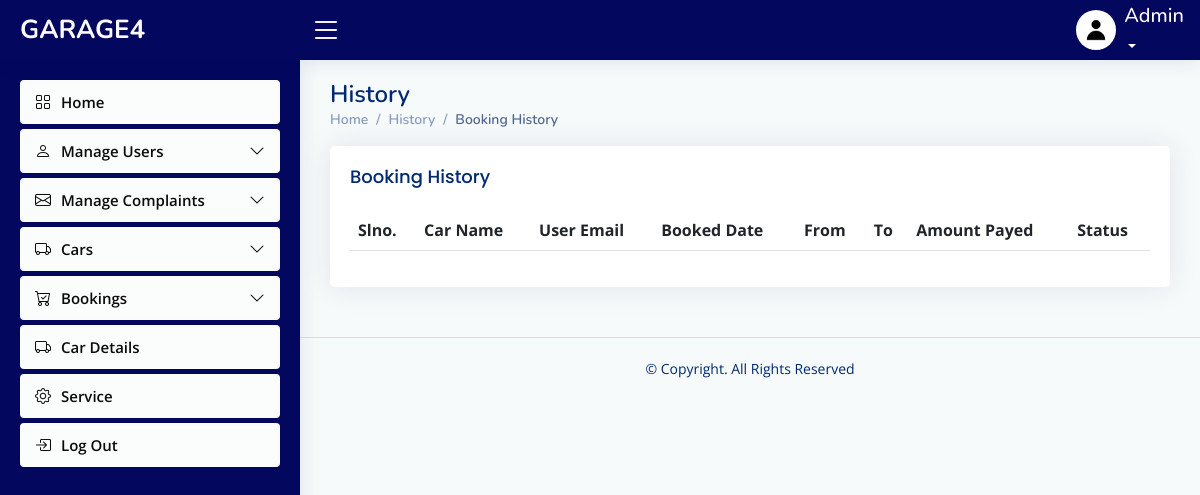
/admin/bookinghistory.php, run on an earlier commit of the app's database.
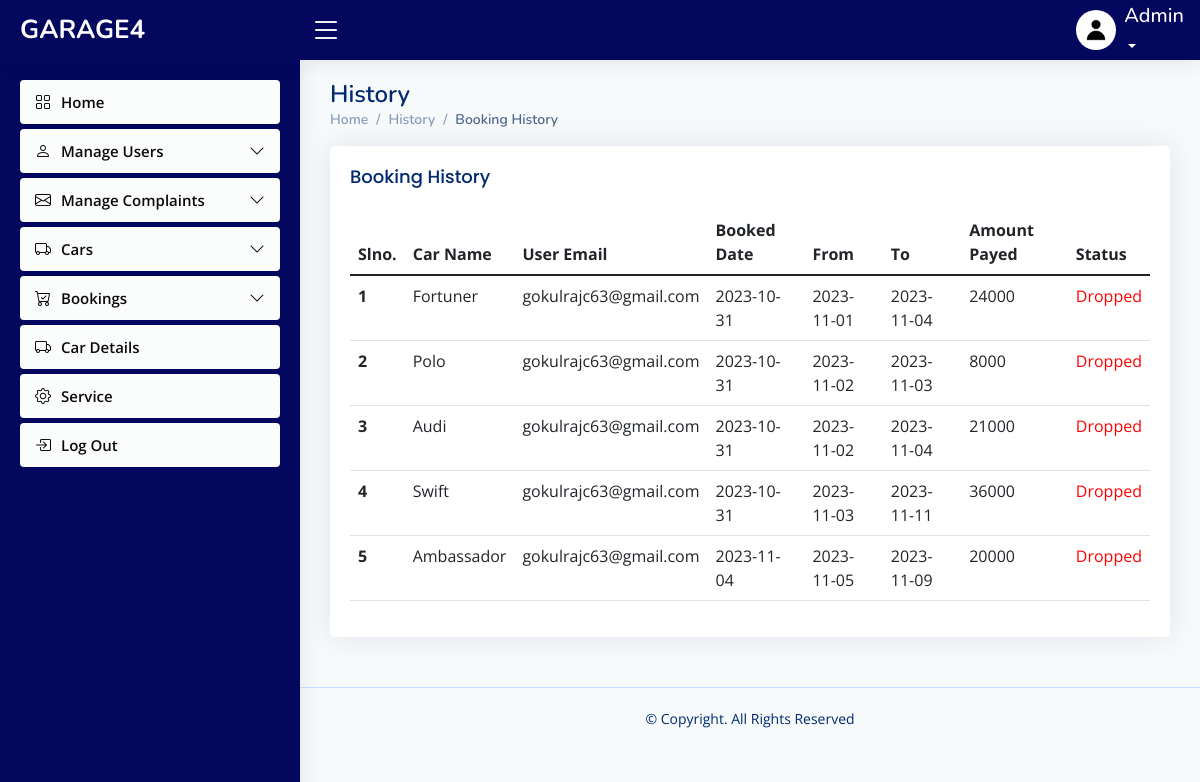
And on a later commit of the database.
### tables this page shows
CREATE TABLE `booking` (
  `booking_id` int(11) NOT NULL,
  `carname` varchar(60) NOT NULL,
  `category` varchar(40) NOT NULL,
  `color` varchar(40) NOT NULL,
  `capacity` varchar(40) NOT NULL,
  `rate` varchar(40) NOT NULL,
  `car_id` varchar(20) NOT NULL,
  `email` varchar(50) NOT NULL,
  `days` varchar(40) NOT NULL,
  `bdate` date NOT NULL,
  `pick` date NOT NULL,
  `dropd` date NOT NULL,
  `total` varchar(40) NOT NULL,
  `status` int(11) NOT NULL,
  `payment` int(11) NOT NULL
);

### connect.php (called while the page is built, shortened)
<?php
$dbname="garage4";
$conn=mysqli_connect("localhost","root","",$dbname);
function select_data($sql)
{
  global $conn;
  $res = mysqli_query($conn, $sql);
  if ($res)
    return $res;
  else
    return False;
}
?>

### admin/bookinghistory.php (the view, shortened to what this page needs)
<?php
include("header.php");
?>
  <main id="main" class="main">
    <div class="pagetitle">
      <h1>History</h1>
      <nav>
        <ol class="breadcrumb">
          <li class="breadcrumb-item"><a href="index1.php">Home</a></li>
          <li class="breadcrumb-item">History</a></li>
          <li class="breadcrumb-item active">Booking History</li>
        </ol>
      </nav>
    </div>
    <div class="card">
          <div class="card-body">
            <h5 class="card-title">
            Booking History
            </h5>
    <section class="section dashboard">
      <div class="row">
      <section class="section">
      <div class="row">
        <div class="col-lg-12">
              <table class="table datatable">
                <thead>
                  <tr>
                    <th scope="col">Slno.</th>
                    <th scope="col">Car Name</th>
                    <th scope="col">User Email</th>
                    <th scope="col">Booked Date</th>
                    <th scope="col">From</th>
                    <th scope="col">To</th>
                    <th scope="col">Amount Payed</th>
                    <th scope="col">Status</th>
                  </tr>
                </thead>
                <tbody>
                <?php
               $sql = "select * from booking";
                $data=select_data($sql);
                $n=1;
                while ($row = mysqli_fetch_assoc($data)) {
                  ?>
                  <tr>
                  <th scope='row'><?php echo $n++; ?></th>
                 <td><?php echo  $row['carname'] ?></td>
                 <td><?php echo  $row['email'] ?></td>
                 <td> <?php echo $row['bdate'] ?></td>
                 <td><?php echo $row['pick'] ?></td>
                 <td><?php echo $row['dropd']?></td>
                 <td> <?php echo $row['total']  ?></td>
                 <td>
                                <?php
                                    if ($row['status'] == 1)
                                        echo "<p style='color: green;'>Booked</p>";
                                    else if ($row['status'] == 2)
                                        echo "<p style='color: red;'>Dropped</p>";
                                    ?>
                            </td>
                  <?php
                  }
                  ?>
                </tbody>
              </table>
            </div>
          </div>
        </div>
      </div>
  </main>
  <?php
include 'footer.php';
?>

What changed in the data, as far as the page shows it:
added booking: carname "Fortuner", email "gokulrajc63@gmail.com", bdate "2023-10-31", pick "2023-11-01", dropd "2023-11-04", total "24000", status "Dropped"
added booking: carname "Polo", email "gokulrajc63@gmail.com", bdate "2023-10-31", pick "2023-11-02", dropd "2023-11-03", total "8000", status "Dropped"
added booking: carname "Audi", email "gokulrajc63@gmail.com", bdate "2023-10-31", pick "2023-11-02", dropd "2023-11-04", total "21000", status "Dropped"
added booking: carname "Swift", email "gokulrajc63@gmail.com", bdate "2023-10-31", pick "2023-11-03", dropd "2023-11-11", total "36000", status "Dropped"
added booking: carname "Ambassador", email "gokulrajc63@gmail.com", bdate "2023-11-04", pick "2023-11-05", dropd "2023-11-09", total "20000", status "Dropped"
